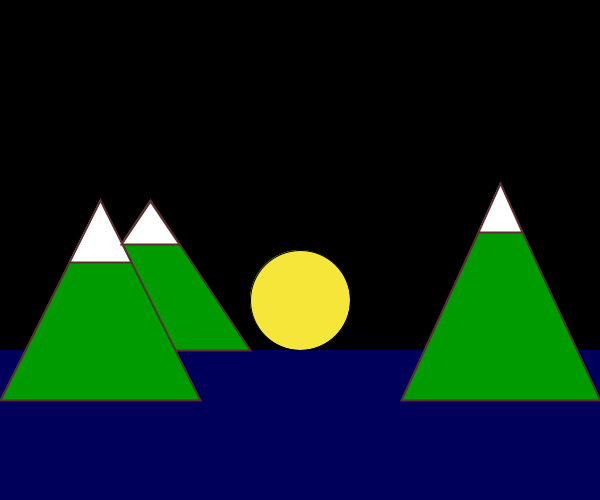
Frame 1 (no input)
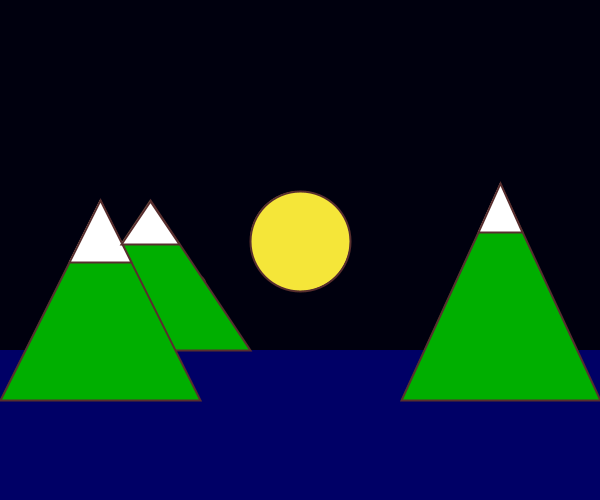
Frame 60 (the mouse pressed at the canvas centre just before this capture)
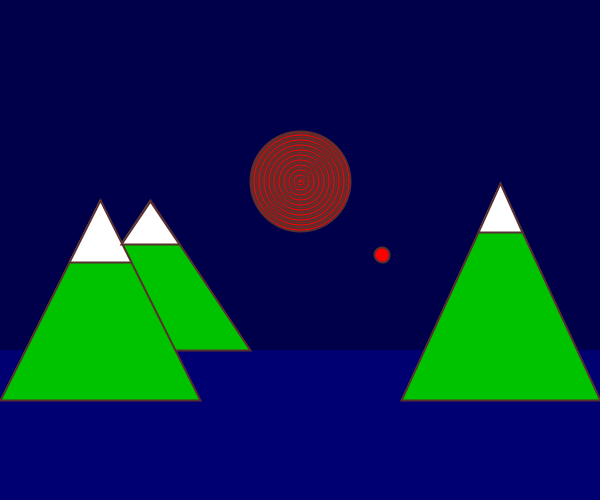
Frame 120 (the mouse held since frame 60 and released just before this capture)

The Processing sketch that drew these frames (run headless with seeded random() and noise(); from frame 60 on, the mouse is pressed at the canvas centre):

// Processing sketch: program_4
// ── program_4.pde
/*
  This program will display a sun with a mysterious object orbiting around it overlooking mountains in the ocean.
 As the the sun travels down the y-axis, the scene becomes darker. As the sun travels upwards, the scene 
 becomes brighter. When the user clicks inside the sun, it will have red concentric circles inside. When the user 
 clicks anywhere outside the sun, it will change back to its original color. The user can click anywhere on the 
 screen for the mysterious orbiting object to change its direction of rotation. 
 */

int mysteryObjectRotationAngle;
int rotationIncrement = 2;
boolean concentricCircles = false; 

// variable declarations and initializations 
int backgroundRed = 0; // red color value for the background
int backgroundGreen = 0; // green color value for the background
int backgroundBlue = 255; // blue color value for the background

// color values for the sun
int sunRed = 245; // red color value for the sun
int sunGreen = 230; // green color value for the sun
int sunBlue = 57; // blue color value for the sun 

// dimensions of the sun
int sunX = 300;
int sunY = 300;
int sunSpeed = -1;
int sunWidth = 100; // width of the sun
int sunHeight = 100; // height of the sun

// color values for the ocean
int oceanRed = 0; // red color value for the ocean
int oceanGreen = 0; // green color value for the ocean
int oceanBlue = 150; // blue color value for the ocean

// coordinates and dimensions of the ocean
int oceanX = 0; // x coordinate for the ocean
int oceanY = 350; // y coordinate for the ocean
int oceanWidth = 600; // width of the ocean
int oceanHeight = 150; // height of the ocean

// color values for the first mountain
int firstMountainRed = 0; // red color value for the first mountain
int firstMountainGreen = 255; // green color value for the first mountain
int firstMountainBlue = 0; // blue color value for the first mountain

// coordinates for the first mountain
int firstMountainX1 = 50; // x1 coordinate for the first mountain
int firstMountainY1 = 350; // y1 coordinate for the first mountain 
int firstMountainX2 = 150; // x2 coordinate for the first mountain
int firstMountainY2 = 200; // y2 coordinate for the first mountain
int firstMountainX3 = 250; // x3 coorinate for the first mountain
int firstMountainY3 = 350; // y3 coordinate for the first mountain

// color values for the second mountain
int secondMountainRed = 0; // red color value for the second mountain 
int secondMountainGreen = 255; // green color value for the second mountain
int secondMountainBlue = 0; // blue color value for the second mountain

// coordinates for the second mountain
int secondMountainX1 = 0; // x1 coordinate for the second mountain
int secondMountainY1 = 400; // y1 coordinate for the second mountain
int secondMountainX2 = 100; // x2 coordinate for the second mountain
int secondMountainY2 = 200; // y2 coorindate for the second mountain
int secondMountainX3 = 200; // x3 coordinate for the second mountain
int secondMountainY3 = 400; // y3 coordinate for the second mountain

// color values for the third mountain
int thirdMountainRed = 0; // red color value for the third mountain
int thirdMountainGreen = 255; // green color value for the third mountain
int thirdMountainBlue = 0; // blue color value for the third mountain

// coordinates for the third mountain
int thirdMountainX1 = 401; // x1 coordinate for the third mountain
int thirdMountainY1 = 400; // y1 coordinate for the third mountain
int thirdMountainX2 = 500; // x2 coordinate for the third mountain
int thirdMountainY2 = 184; // y2 coordinate for the third mountain
int thirdMountainX3 = 600; // x3 coordinate for the third mountain
int thirdMountainY3 = 400; // y3 coordinate for the third mountain

// color value for the frosted mountain top
int frostedTopColor = 255; // white mountain top

// coordinates for the first mountain top 
int firstMountainTopX1 = 131; // x1 coordinate for the first mountain top
int firstMountainTopY1 = 262; // y1 coordinate for the first mountain top
int firstMountainTopX2 = 100; // x2 coordinate for the first mountain top
int firstMountainTopY2 = 200; // y2 coordinate for the first mountain top
int firstMountainTopX3 = 69; // x3 coordinate for the first mountain top
int firstMountainTopY3 = 262; // y3 coordinate for the first mountain top

// coordinates for the second mountain top
int secondMountainTopX1 = 179; // x1 coordinate for the second mountain top
int secondMountainTopY1 = 244; // y1 coordinate for the second mountain top
int secondMountainTopX2 = 150; // x2 coordinate for the second mountain top
int secondMountainTopY2 = 201; // y2 coordinate for the second mountain top
int secondMountainTopX3 = 121; // x3 coordinate for the second mountain top
int secondMountainTopY3 = 244; // y3 coordinate for the second mountain top

// coordinates for the third mountain top
int thirdMountainTopX1 = 522; // x1 coordinate for the third mountain top
int thirdMountainTopY1 = 232; // y1 coordinate for the third mountain top
int thirdMountainTopX2 = 478; // x2 coordinate for the third mountain top
int thirdMountainTopY2 = 232; // y2 coordinate for the third mountain top
int thirdMountainTopX3 = 500; // x3 coordinate for the third mountain top
int thirdMountainTopY3 = 183; // y3 coordinate for the third mountain top

void setup() {
  size(600, 500); // size of 600x500
}

void draw() {
  // draws the background
  background(backgroundRed, backgroundGreen, backgroundBlue-sunY);
  fill(sunRed, sunGreen, sunBlue);
  ellipse(sunX, sunY, sunWidth, sunHeight);

  // for loop inside of an if-statement
  if (concentricCircles) {
    for (int i = 0; i < sunHeight; i+=5) { 
      noFill();
      ellipse(sunX, sunY, i, i);
    }
  }

  // little object orbiting the sun
  translate(sunX, sunY); // translate function
  rotate(radians(mysteryObjectRotationAngle)); // rotate function 
  fill(sunRed, sunGreen, sunBlue);
  ellipse(width/7, height/7, 15, 15);
  resetMatrix(); // resets the matrix so the entire scene does not rotate around the sun
  mysteryObjectRotationAngle+=rotationIncrement;

  // draws the ocean
  noStroke();
  fill(oceanRed, oceanGreen, oceanBlue-sunY/5);
  rect(oceanX, oceanY, oceanWidth, oceanHeight);

  // draws the mountains
  stroke(88, 46, 46);
  strokeWeight(2);
  fill(firstMountainRed, firstMountainGreen-sunY/3, firstMountainBlue);
  triangle(firstMountainX1, firstMountainY1, firstMountainX2, firstMountainY2, firstMountainX3, firstMountainY3);

  fill(secondMountainRed, secondMountainGreen-sunY/3, secondMountainBlue);
  triangle(secondMountainX1, secondMountainY1, secondMountainX2, secondMountainY2, secondMountainX3, secondMountainY3);

  fill(thirdMountainRed, thirdMountainGreen-sunY/3, thirdMountainBlue);
  triangle(thirdMountainX1, thirdMountainY1, thirdMountainX2, thirdMountainY2, thirdMountainX3, thirdMountainY3);

  // draws the frosted mountain tops
  fill(frostedTopColor);
  triangle(firstMountainTopX1, firstMountainTopY1, firstMountainTopX2, firstMountainTopY2, firstMountainTopX3, firstMountainTopY3);
  triangle(secondMountainTopX1, secondMountainTopY1, secondMountainTopX2, secondMountainTopY2, secondMountainTopX3, secondMountainTopY3);
  triangle(thirdMountainTopX1, thirdMountainTopY1, thirdMountainTopX2, thirdMountainTopY2, thirdMountainTopX3, thirdMountainTopY3);

  // controls the direction of the sun
  if (sunY < 0) {
    sunSpeed = 1;
  } else if (sunY > oceanY) {
    sunSpeed = -1;
  }
  sunY+=sunSpeed;

  //for (x = 0; x < width; x++){
  //  ellipse(x,450,50,50);
  //}
}

// Clicking on the Sun covers the sun with concentric circles using a for Loop per 
// the rubric.
// Clicking on the Sun reverses its orbiting objects direction using rotation and 
// reverse rotation per the rubric
void mousePressed() {
  if (dist(mouseX, mouseY, sunX, sunY) <= sunWidth/2) {
    sunRed = 255;
    sunGreen = 0;
    sunBlue = 0;
    concentricCircles = true;
  } else {
    sunRed = 245;
    sunGreen = 230;
    sunBlue = 57;
    concentricCircles = false;
  }

  rotationIncrement = -rotationIncrement;
}
